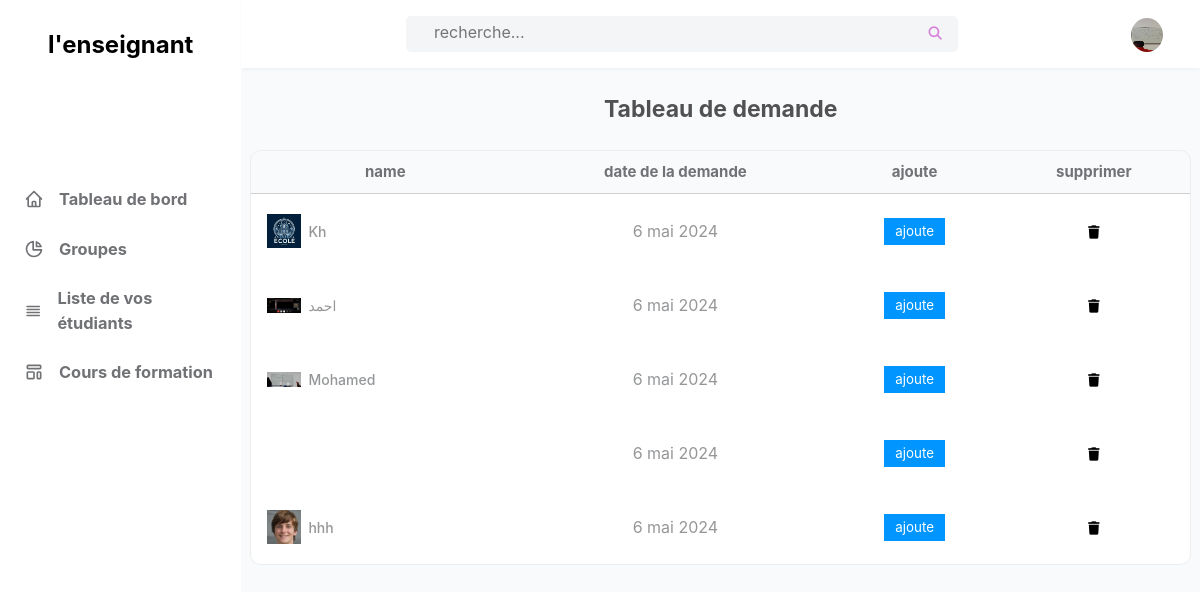
Screenshot of /Enseignants/demanders.php?formation=16 (signed in) with the database file from the repository.
### tables this page shows
CREATE TABLE `Enseignants` (
  `id` int(101) NOT NULL,
  `name` varchar(100) NOT NULL,
  `email` varchar(100) NOT NULL,
  `password` varchar(100) NOT NULL,
  `Numéro` varchar(100) NOT NULL,
  `image` varchar(100) NOT NULL,
  `date` date NOT NULL DEFAULT current_timestamp()
);

CREATE TABLE `demanders` (
  `id` int(101) NOT NULL,
  `étudiant_id` varchar(100) NOT NULL,
  `formation_id` varchar(100) NOT NULL,
  `Enseignants_id` varchar(100) NOT NULL,
  `demander` varchar(100) NOT NULL,
  `date` date NOT NULL DEFAULT current_timestamp()
);

### Enseignants/demanders.php (the view, shortened to what this page needs)
<?php
include '../components/connect.php';
$Enseignants_id = $_SESSION['Enseignants_id'];
$get_id = $_GET['formation'];
?>
<!DOCTYPE html>
<html lang="es">
  <head>
    <link
      rel="stylesheet"
      href="https://cdnjs.cloudflare.com/ajax/libs/font-awesome/6.1.1/css/all.min.css"
    />
    <link rel="stylesheet" href="../css/Enseignants.css">
  </head>
  <body>
    <div id="left" class="left">
      <div class="titi">
      <h2>l'enseignant</h2>
      </div>
      <ul>
      <a href="Enseignants.php" style="text-decoration: none;">
        <li class="tab">
          <svg
            class="w-5 h-5"
            aria-hidden="true"
            fill="none"
            stroke-linecap="round"
            stroke-linejoin="round"
            stroke-width="2"
            viewBox="0 0 24 24"
            stroke="currentColor"
          >
            <path
              d="M3 12l2-2m0 0l7-7 7 7M5 10v10a1 1 0 001 1h3m10-11l2 2m-2-2v10a1 1 0 01-1 1h-3m-6 0a1 1 0 001-1v-4a1 1 0 011-1h2a1 1 0 011 1v4a1 1 0 001 1m-6 0h6"
            ></path>
          </svg>
          <h3>Tableau de bord</h3>
        </li>
        </a>
        <a href="all_gr.php" style="text-decoration: none;">
        <li class="tab">
          <svg
            class="w-5 h-5"
            aria-hidden="true"
            fill="none"
            stroke-linecap="round"
            stroke-linejoin="round"
            stroke-width="2"
            viewBox="0 0 24 24"
            stroke="currentColor"
          >
            <path d="M11 3.055A9.001 9.001 0 1020.945 13H11V3.055z"></path>
            <path d="M20.488 9H15V3.512A9.025 9.025 0 0120.488 9z"></path>
          </svg>
          <h3>Groupes</h3>
            </li>
        </a>
        <a href="étudiant.php" style="text-decoration: none;">
        <li class="tab">
          <svg
            class="w-5 h-5"
            aria-hidden="true"
            fill="none"
            stroke-linecap="round"
            stroke-linejoin="round"
            stroke-width="2"
            viewBox="0 0 24 24"
            stroke="currentColor"
          >
            <path d="M4 6h16M4 10h16M4 14h16M4 18h16"></path>
          </svg>
          <h3>Liste de vos étudiants</h3>
        </li>
        </a>
        <a href="list_formation.php" style="text-decoration: none;">
        <li class="tab">
          <h3>Cours de formation</h3>
        </li>
        </a>
      </ul>
    </div>
    <div class="right">
      <header>
        <div class="contain">
          <div class="con-search">
            <form action="search.php" method="POST" class="search-form">
              <input type="search" name="search_box" placeholder="    recherche..." />
              <button type="submit" class="fas fa-search" name="search_btn"></button>
            </form>
          </div>
          <ul class="options">
            <li class="light-mode">
            </li>
            <li class="profile">
              <a href="profile.php" class="img-a">
                <?php
            $select_profile = $conn->prepare("SELECT * FROM `Enseignants` WHERE id = ?");
            $select_profile->execute([$Enseignants_id]);
            if($select_profile->rowCount() > 0){
               $fetch_profile = $select_profile->fetch(PDO::FETCH_ASSOC);
              ?>
              <?php
                        if($fetch_profile['image'] != ''){
                    ?>
                    <img src="../uploaded_img/<?= $fetch_profile['image']; ?>" style="width:34px; height:34px; border-radius:50%;" alt="" aria-hidden="true">
                    <?php
                }else {
            ?>
                    <img src="../img/chico.jpg" alt="" style="width:34px; height:34px; border-radius:50%;">
            <?php
            }
            ?>
            <?php
            }
            ?>
              </a>
            </li>
          </ul>
        </div>
      </header>
      <div class="main">
        <h2 class="ti">Tableau de  demande</h2>
        <div class="grid-container">
        <div class="table-cont">
          <div class="div-table">
          <table>
            <thead>
              <tr>
              <th>name</th>
                 <th>date de la demande</th>
                 <th>ajoute</th>
                 <th>supprimer</th>
                 </tr>
            </thead>
            <?php
                  $select_demanders = $conn->prepare("SELECT * FROM `demanders` WHERE formation_id = ? ORDER BY id DESC");
                  $select_demanders->execute([$get_id]);
                  if($select_demanders->rowCount() > 0){
                    while($fetch_demanders = $select_demanders->fetch(PDO::FETCH_ASSOC)){
                  ?>
            <tbody>
              <tr>
                <td class="tden">
                <?php
                  $select_étudiant = $conn->prepare("SELECT * FROM `étudiant` WHERE id = ?");
                  $select_étudiant->execute([$fetch_demanders['étudiant_id']]);
                  if($select_étudiant->rowCount() > 0){
                   $fetch_étudiant = $select_étudiant->fetch(PDO::FETCH_ASSOC)
                  ?>
                  <img src="../uploaded_img/<?= $fetch_étudiant['image']; ?>" alt="" style="width:34px; height:34;">
                  <p><?= $fetch_étudiant['name']; ?></p>
                <?php } ?>
                </td>
                <td>
                            <?php
                                $mois = array("janvier", "février", "mars", "avril", "mai", "juin", "juillet", "août", "septembre", "octobre", "novembre", "décembre");
                                $date_fr = date("j ", strtotime($fetch_demanders['date'])) . $mois[date("n", strtotime($fetch_demanders['date'])) - 1] . date(" Y", strtotime($fetch_demanders['date']));
                                echo $date_fr;
                                ?>
                        </td>
                        <td>
                        <form action="" method="POST">
                              <button type="submit" class="inline-ajoute" name="ajoute">ajoute</button>
                            </form>
                        </td>
                        <td>
                            <form action="" method="POST">
                            <button type="submit" class="inline-delete-btn" name="delete_étudiant" onclick="return confirm('هل تريد حذف الطلب');"><i class="fa-solid fa-trash"></i></button>
                            </form>
                        </td>
                              </tr>
                            </tbody>
                            <?php
                      }
                  }
                  ?>
                          </table>
                        </div>
                        </div>
</div>
</div>
  </body>
</html>

### css/Enseignants.css (style rules this page uses)
* { margin: 0; padding: 0; font-family: Inter, system-ui, -apple-system, BlinkMacSystemFont, Segoe UI, Roboto, Helvetica Neue, Arial, Noto Sans, sans-serif, Apple Color Emoji, Segoe UI Emoji, Segoe UI Symbol, Noto Color Emoji; line-height: 1.5; }
body { display: flex; height: 100vh; overflow: hidden; }
.left { display: flex; justify-content: start; gap: 84px; width: 17rem; flex-direction: column; min-width: 13rem; }
.titi { display: flex; align-items: center; justify-content: center; padding: 27px 12px; }
svg { width: 1.25rem; height: 26px; }
form.search-form { width: 100%; height: 100%; display: flex; }
button.fas.fa-search { width: 50px; border: none; background: unset; color: #d782d9; }
.tab { display: flex; align-items: center; gap: 15px; padding-left: 1.5rem; padding-right: 1.5rem; padding-top: 0.75rem; padding-bottom: 0.75rem; font-size: 14px; color: #707275; }
.right { display: flex; flex-direction: column; background: rgb(249 250 251); width: 90%; min-width: 200px; }
header { display: flex; align-items: center; justify-content: center; padding-top: 1rem; padding-bottom: 1rem; width: 100%; box-shadow: 0 4px 6px -1px rgba(0, 0, 0, 0), 0 2px 4px -1px rgba(0, 0, 0, 0.06); background: white; z-index: 2; }
.main { display: flex; flex-direction: column; height: 100vh; overflow-y: auto; overflow-x: clip; padding: 0px 10px; }
.tden { display: flex; align-items: center; gap: 7px; height: 50px; }
a { text-decoration: none; color: #707275; }
h2.ti { font-size: 23px; text-align: center; color: rgb(81 80 83); width: 100%; margin: 1.5rem 0px; }
p { margin-right: 10px; font-size: 14px; font-weight: 500; color: rgb(148 150 152); }
ol, ul { list-style: none; }
.contain { display: flex; align-items: center; justify-content: end; width: 100%; padding: 0px 1.5rem; }
.con-search { display: flex; align-items: center; justify-content: end; background: #f4f5f7; width: 552px; min-width: 200px; height: 36px; border-radius: 5px; margin-right: 118px; }
input[type="search"] { width: 100%; min-width: 174px; height: 32px; outline: none; border-radius: 5px; border: none; background: unset; font-size: 16px; padding-left: 10px; }
ul.options { width: 100px; display: flex; }
li.light-mode { width: 50%; display: flex; align-items: center; justify-content: center; padding: 5px; color: #7e3af2; cursor: pointer; }
li.profile { width: 50%; }
a.img-a { display: flex; width: 32px; height: 32px; }
.div-table { width: 100%; align-self: center; }
table { width: 100%; box-shadow: 0 0 0 1px rgba(0, 0, 0, 0.05); border-radius: 10px; border-collapse: collapse; overflow: hidden; }
th { padding: 0.75rem 1rem; text-align: center; line-height: 1.25; color: #707275; background: #f9fafb; font-size: 15px; border-bottom: 1px solid #80808033; }
td { padding: 0.75rem 1rem; background: white; text-align: center; color: rgb(148 150 152); }
i.fa-solid.fa-trash { cursor: pointer; }

### Enseignants/demanders.php (style rules this page uses)
button.inline-ajoute { background: #0095ff; color: white; width: 61px; height: 27px; border: none; }
button.inline-delete-btn { border: none; background: 000; }

### rows the page displays
enseignants: image (picture)
demanders: étudiant.image (picture), étudiant.name "Kh", date "6 mai 2024"
demanders: étudiant.image (picture), étudiant.name "احمد", date "6 mai 2024"
demanders: étudiant.image (picture), étudiant.name "Mohamed", date "6 mai 2024"
demanders: date "6 mai 2024"
demanders: étudiant.image (picture), étudiant.name "hhh", date "6 mai 2024"
